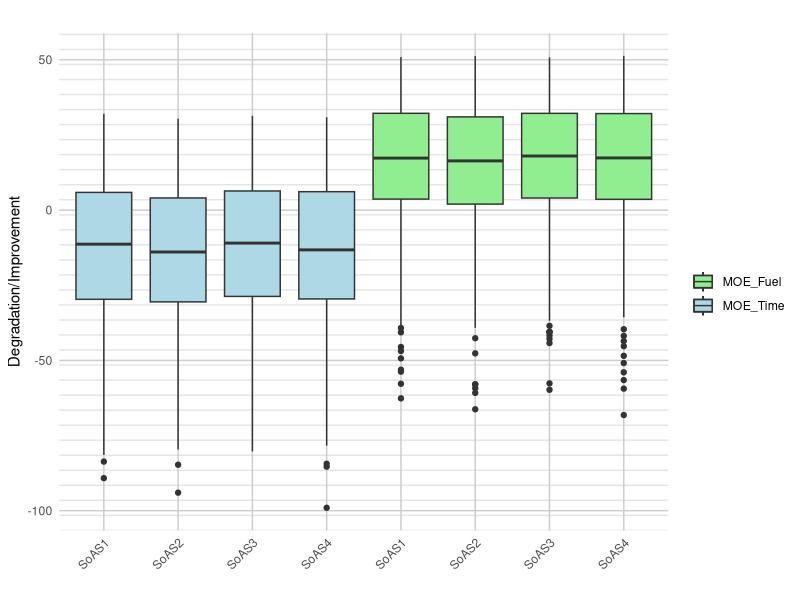
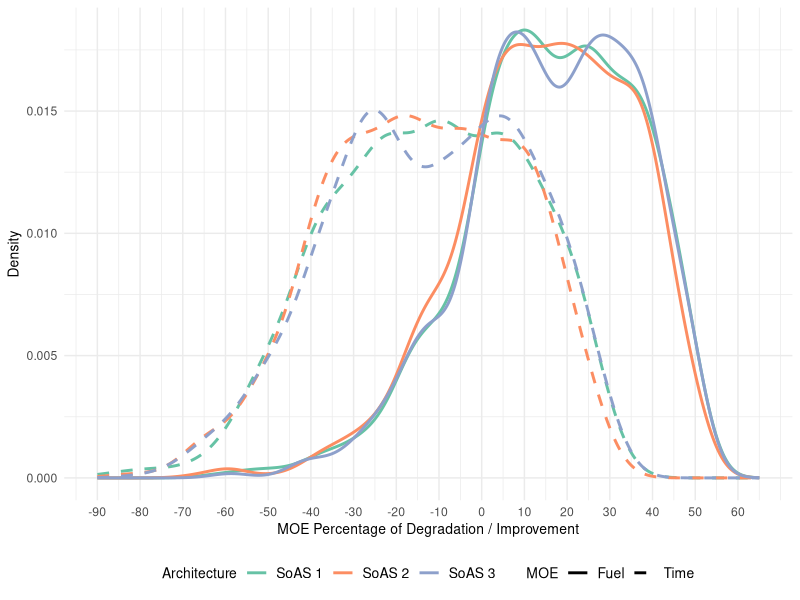
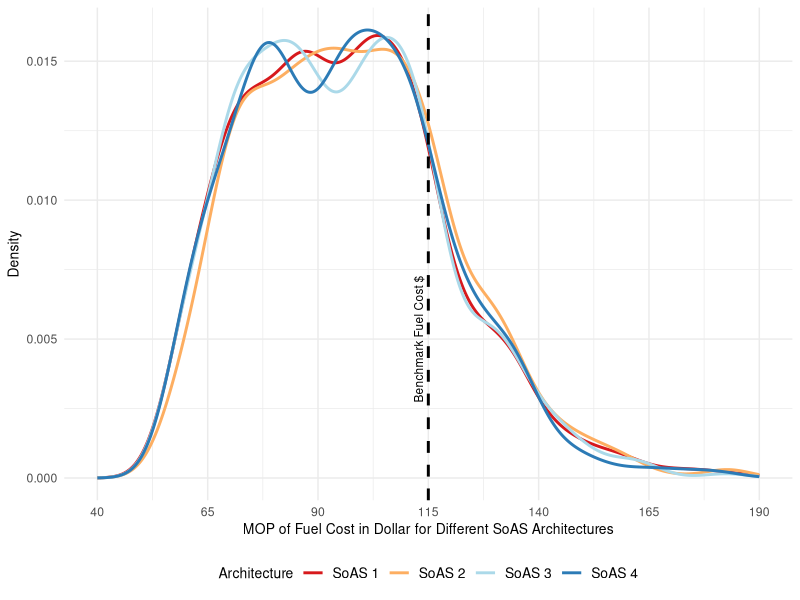
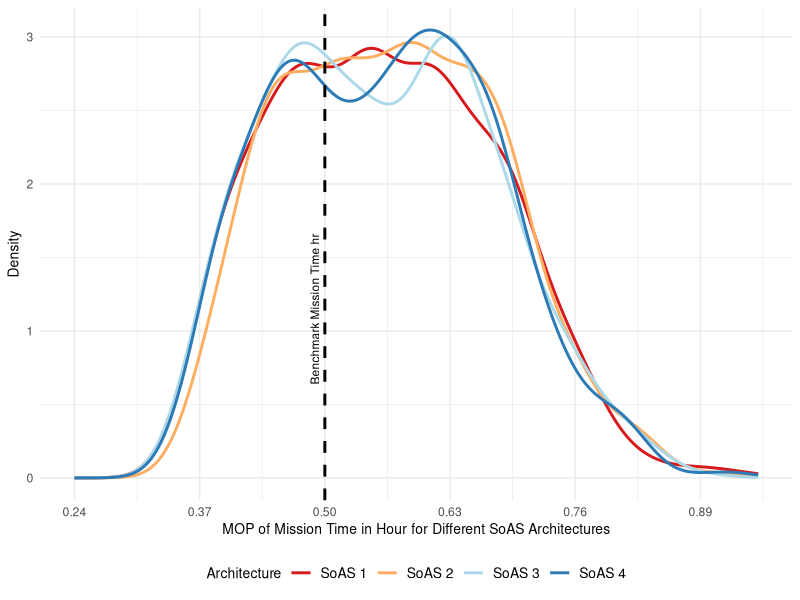

The R script that drew these images, in order: (Note: this script raises an error after producing the figures.)
# Required libraries

library("dplyr")
library("readr")
library("ggplot2")
library("caret")
library("tidyr")
###############################################################################
# Reading datasets

SoAS1 <- read.csv("SoAS1 data.csv")
SoAS2 <- read.csv("SoAS2 data.csv")
SoAS3 <- read.csv("SoAS3 data.csv")
SoAS4 <- read.csv("SoAS4 data.csv")


###############################################################################
# Preprocessing

# Unifying column names across all LoA architectures
names(SoAS1) <- c("MOE_Cost", "com_post_time_to_get_info", "com_post_process_time",
                 "sat_rec_time", "sat_send_time", "target_dist_base", "target_dist_path",
                 "env_precipitation", "env_wind_s", 
                 "h_analys_t", "h_rescue_in_region_t", "h_t_hos", "h_t_prepare", "h_t_reg", 
                 "lap_analys_t",
                 "MOE_Fuel", "MOE_Time",
                 "MOP_fuel_resc", "MOP_time_resc", "MOP_fuel_srch", "MOP_time_srch",
                 "MOP_fuel_cost", "MOP_mission_time",
                 "uav_cond_cruise_s", "uav_cond_max_s", "uav_srch_t", "uav_t_prepare", "uav_t_reg", 
                 "camera_delay", "cam_transparency", 
                 "uav_wireless_delay")

names(SoAS2) <- c("MOE_Cost", "com_post_time_to_get_info", "com_post_process_time",
                 "sat_rec_time", "sat_send_time", "target_dist_base", "target_dist_path",
                 "env_precipitation", "env_wind_s", 
                 "h_analys_t", "h_rescue_in_region_t", "h_t_hos", "h_t_prepare", "h_t_reg", 
                 "lap_analys_t",
                 "MOE_Fuel", "MOE_Time",
                 "MOP_fuel_resc", "MOP_time_resc", "MOP_fuel_srch", "MOP_time_srch",
                 "MOP_fuel_cost", "MOP_mission_time",
                 "uav_cond_cruise_s", "uav_cond_max_s", "uav_srch_t", "uav_t_prepare", "uav_t_reg", 
                 "camera_delay", "cam_transparency", 
                 "nav_accuracy")

names(SoAS3) <- c("MOE_Cost", "com_post_time_to_get_info", "com_post_process_time",
                 "sat_rec_time", "sat_send_time", "target_dist_base", "target_dist_path",
                 "env_precipitation", "env_wind_s", 
                 "h_analys_t", "h_rescue_in_region_t", "h_t_hos", "h_t_prepare", "h_t_reg", 
                 "lap_conf_t",
                 "MOE_Fuel", "MOE_Time",
                 "MOP_fuel_resc", "MOP_time_resc", "MOP_fuel_srch", "MOP_time_srch",
                 "MOP_fuel_cost", "MOP_mission_time",
                 "uav_cond_cruise_s", "uav_cond_max_s", "uav_srch_t", "uav_t_prepare", "uav_t_reg", 
                 "cam_transparency", "onboard_analy_t", "onboard_img_accuracy", "onboard_trans_delay",
                 "nav_accuracy")

names(SoAS4) <- c("MOE_Cost", "com_post_time_to_get_info", "com_post_process_time",
                 "sat_rec_time", "sat_send_time", "target_dist_base", "target_dist_path",
                 "env_precipitation", "env_wind_s", 
                 "h_analys_t", "h_rescue_in_region_t", "h_t_hos", "h_t_prepare", "h_t_reg", 
                 "MOE_Fuel", "MOE_Time",
                 "MOP_fuel_resc", "MOP_time_resc", "MOP_fuel_srch", "MOP_time_srch",
                 "MOP_fuel_cost", "MOP_mission_time",
                 "uav_cond_cruise_s", "uav_cond_max_s", "uav_srch_t", "uav_t_prepare", "uav_t_reg", 
                 "cam_transparency", "onboard_analy_t", "onboard_img_accuracy",
                 "nav_accuracy")


# Box Plot to understand MOEs' ranges and how MOEs are impacted in different LoA architectures
ggplot() +
  geom_boxplot(data = SoAS1, aes(x = factor(1), y = MOE_Time, fill = "MOE_Time")) +
  geom_boxplot(data = SoAS2, aes(x = factor(2), y = MOE_Time, fill = "MOE_Time")) +
  geom_boxplot(data = SoAS3, aes(x = factor(3), y = MOE_Time, fill = "MOE_Time")) +
  geom_boxplot(data = SoAS4, aes(x = factor(4), y = MOE_Time, fill = "MOE_Time")) +
  geom_boxplot(data = SoAS1, aes(x = factor(5), y = MOE_Fuel, fill = "MOE_Fuel")) +
  geom_boxplot(data = SoAS2, aes(x = factor(6), y = MOE_Fuel, fill = "MOE_Fuel")) +
  geom_boxplot(data = SoAS3, aes(x = factor(7), y = MOE_Fuel, fill = "MOE_Fuel")) +
  geom_boxplot(data = SoAS4, aes(x = factor(8), y = MOE_Fuel, fill = "MOE_Fuel")) +
  scale_x_discrete(labels = c("SoAS1", "SoAS2", "SoAS3", "SoAS4", 
                              "SoAS1", "SoAS2", "SoAS3", "SoAS4")) +
  scale_fill_manual(values = c("MOE_Time" = "lightblue", "MOE_Fuel" = "lightgreen"), name = "") +
  labs(title = "",
       x = "", y = "Degradation/Improvement") +
  theme_minimal() +
  theme(axis.text.x = element_text(angle = 45, hjust = 1),
        panel.grid.major = element_line(color = "grey80"),
        panel.grid.minor = element_line(color = "grey90", linewidth = 0.5)) +
  theme(panel.grid.minor.x = element_line(color = "grey90", linewidth = 0.5),
        panel.grid.minor.y = element_line(color = "grey90", linewidth = 0.5)) +
  expand_limits(y = c(min(SoAS1$MOE_Time, SoAS2$MOE_Time,
                          SoAS3$MOE_Time, SoAS4$MOE_Time,
                          SoAS1$MOE_Fuel, SoAS2$MOE_Fuel,
                          SoAS3$MOE_Fuel, SoAS4$MOE_Fuel),
                      max(SoAS1$MOE_Fuel, SoAS2$MOE_Fuel,
                          SoAS3$MOE_Fuel, SoAS4$MOE_Fuel,
                          SoAS1$MOE_Fuel, SoAS2$MOE_Fuel,
                          SoAS3$MOE_Fuel, SoAS4$MOE_Fuel))) +
  scale_y_continuous(minor_breaks = function(y) seq(min(y), max(y), by = 5))


# Tradeoff of 4 LoA architectures
dataset1 <- data.frame(fuel = SoAS1$MOE_Fuel, time = SoAS1$MOE_Time, group = "SoAS 1")
dataset2 <- data.frame(fuel = SoAS2$MOE_Fuel, time = SoAS2$MOE_Time, group = "SoAS 2")
dataset3 <- data.frame(fuel = SoAS3$MOE_Fuel, time = SoAS3$MOE_Time, group = "SoAS 3")
dataset4 <- data.frame(fuel = SoAS4$MOE_Fuel, time = SoAS4$MOE_Time, group = "SoAS 4")

# Combine and reshape data into long format
combined_data <- rbind(dataset1, dataset2, dataset3)
long_data <- pivot_longer(combined_data, cols = c(fuel, time), names_to = "variable", values_to = "value")

# Plot combined density plot with simplified legend and custom scales
ggplot(long_data, aes(x = value, color = group, linetype = variable)) +
  # geom_density(size = 1, alpha = 1) +
  geom_line(stat = "density", size = 1, alpha = 1) +
  scale_color_brewer(palette = "Set2", name = "Architecture") +  # Simplify color legend
  scale_linetype_manual(
    values = c(time = "dashed", fuel = "solid"),
    name = "MOE",
    labels = c("Fuel", "Time")
  ) +
  scale_x_continuous(
    breaks = seq(-90, 65, by = 10),  # Add more ticks on x-axis
    limits = c(-90, 65)  # Set x-axis limits explicitly if needed
  ) +
  # scale_y_continuous(
  #   breaks = NULL  # Remove y-axis numbers
  # ) +
  labs(
    x = "MOE Percentage of Degradation / Improvement",
    y = "Density",  # Remove y-axis label
    color = "Architecture",
    linetype = "MOE"
  ) +
  theme_minimal() +
  theme(
    legend.position = "bottom",
    axis.ticks.y = element_blank(),  # Remove y-axis ticks
    axis.title.y = element_text(size = 10),
    axis.title.x = element_text(size = 10),
    legend.title = element_text(size = 10),
    legend.text = element_text(size = 10)
  )



# Create datasets for each LoA with the MOP_Fuel parameter
dataset1 <- data.frame(fuel = SoAS1$MOP_fuel_cost, group = "SoAS 1")
dataset2 <- data.frame(fuel = SoAS2$MOP_fuel_cost, group = "SoAS 2")
dataset3 <- data.frame(fuel = SoAS3$MOP_fuel_cost, group = "SoAS 3")
dataset4 <- data.frame(fuel = SoAS4$MOP_fuel_cost, group = "SoAS 4")

# Combine all datasets into one
combined_data <- rbind(dataset1, dataset2, dataset3, dataset4)

ggplot(combined_data, aes(x = fuel, color = group, group = group)) +
  geom_line(stat = "density", size = 1, alpha = 1) +  # Specify y-values as density
  geom_vline(
    xintercept = 115, 
    linetype = "dashed", 
    color = "black", 
    size = 1
  ) +  # Add benchmark vertical line
  annotate("text", x = 115, y = 0.005, label = "Benchmark Fuel Cost $", color = "black", size = 3, angle = 90, vjust = -0.6) +  # Label for benchmark line
  scale_color_brewer(palette = "RdYlBu", name = "Architecture") +  # Simplify color legend
  scale_x_continuous(
    limits = c(40, 190),  # Extend x-axis limits
    breaks = seq(40, 190, by = 25)  # Add breaks for better readability
  ) +
  labs(
    x = "MOP of Fuel Cost in Dollar for Different SoAS Architectures",
    y = "Density",
    color = "Architecture"
  ) +
  theme_minimal() +
  theme(
    legend.position = "bottom",
    axis.ticks.y = element_blank(),  # Remove y-axis ticks
    axis.title.y = element_text(size = 10),
    axis.title.x = element_text(size = 10),
    legend.title = element_text(size = 10),
    legend.text = element_text(size = 10)
  )


# Create datasets for each LoA with the MOP_mission_time parameter
dataset1 <- data.frame(fuel = SoAS1$MOP_mission_time, group = "SoAS 1")
dataset2 <- data.frame(fuel = SoAS2$MOP_mission_time, group = "SoAS 2")
dataset3 <- data.frame(fuel = SoAS3$MOP_mission_time, group = "SoAS 3")
dataset4 <- data.frame(fuel = SoAS4$MOP_mission_time, group = "SoAS 4")

# Combine all datasets into one
combined_data <- rbind(dataset1, dataset2, dataset3, dataset4)

ggplot(combined_data, aes(x = fuel, color = group, group = group)) +
  geom_line(stat = "density", size = 1, alpha = 1) +  # Specify y-values as density
  geom_vline(
    xintercept = 0.5, 
    linetype = "dashed", 
    color = "black", 
    size = 1
  ) +  # Add benchmark vertical line
  annotate("text", x = 0.5, y = 1.15, label = "Benchmark Mission Time hr", color = "black", size = 3, angle = 90, vjust = -0.6) +  # Label for benchmark line
  scale_color_brewer(palette = "RdYlBu", name = "Architecture") +  # Simplify color legend
  scale_x_continuous(
    limits = c(0.24, 0.95),  # Extend x-axis limits
    breaks = seq(0.24, 0.95, by = 0.13)  # Add breaks for better readability
  ) +
  labs(
    x = "MOP of Mission Time in Hour for Different SoAS Architectures",
    y = "Density",
    color = "Architecture"
  ) +
  theme_minimal() +
  theme(
    legend.position = "bottom",
    axis.ticks.y = element_blank(),  # Remove y-axis ticks
    axis.title.y = element_text(size = 10),
    axis.title.x = element_text(size = 10),
    legend.title = element_text(size = 10),
    legend.text = element_text(size = 10)
  )




# Weights
weights <- data.frame(MOE_Fuel=0.45, MOE_Time=0.45, MOE_Cost=0.1)
rownames(weights) <- "Weight"


# Normalization
SoAS1$wt_metric <- ((SoAS1$MOE_Fuel - min(SoAS1$MOE_Fuel))/(max(SoAS1$MOE_Fuel)-min(SoAS1$MOE_Fuel)))*weights[1,1] + 
  ((SoAS1$MOE_Time - min(SoAS1$MOE_Time))/(max(SoAS1$MOE_Time)-min(SoAS1$MOE_Time)))*weights[1,2] +
  ((SoAS1$MOE_Cost - 0)/(100-0))*weights[1,3]

SoAS2$wt_metric <- ((SoAS2$MOE_Fuel - min(SoAS2$MOE_Fuel))/(max(SoAS2$MOE_Fuel)-min(SoAS2$MOE_Fuel)))*weights[1,1] + 
  ((SoAS2$MOE_Time - min(SoAS2$MOE_Time))/(max(SoAS2$MOE_Time)-min(SoAS2$MOE_Time)))*weights[1,2] +
  ((SoAS2$MOE_Cost - 0)/(100-0))*weights[1,3]

SoAS3$wt_metric <- ((SoAS3$MOE_Fuel - min(SoAS3$MOE_Fuel))/(max(SoAS3$MOE_Fuel)-min(SoAS3$MOE_Fuel)))*weights[1,1] + 
  ((SoAS3$MOE_Time - min(SoAS3$MOE_Time))/(max(SoAS3$MOE_Time)-min(SoAS3$MOE_Time)))*weights[1,2] +
  ((SoAS3$MOE_Cost - 0)/(100-0))*weights[1,3]

SoAS4$wt_metric <- ((SoAS4$MOE_Fuel - min(SoAS4$MOE_Fuel))/(max(SoAS4$MOE_Fuel)-min(SoAS4$MOE_Fuel)))*weights[1,1] + 
  ((SoAS4$MOE_Time - min(SoAS4$MOE_Time))/(max(SoAS4$MOE_Time)-min(SoAS4$MOE_Time)))*weights[1,2] +
  ((SoAS4$MOE_Cost - 0)/(100-0))*weights[1,3]


###############################################################################
# Implementing ML for the wt_metric to obtain BN nodes

ctrl = trainControl(method="cv", number=10)
methods <- c("lm", "pls", "knn", "svmRadial", "rf", "gbm")

# Saving the top 3 predictors for each LoA architecture
BN_nodes <- data.frame(matrix(0,nrow = 9, ncol = 4))
names(BN_nodes) <- c("SoAS1", "SoAS2", "SoAS3", "SoAS4")
rownames(BN_nodes) <- c("Best Model", "Metric1", "Metric2", "Metric3", "Metric4", "Metric5", "Metric6", "Metric7", "Metric8")



# SoAS1
set.seed(100)
trainingrows <- createDataPartition(SoAS1[,32], p = 0.70, list = FALSE)
training <- SoAS1[trainingrows, c(6:9,15,24:25,27,29:31,32)]
testing <- SoAS1[-trainingrows, c(6:9,15,24:25,27,29:31,32)]


# ML models
# Create a list to store PR values for each model
pr_values <- list()

for (method in methods) {
  set.seed(100)
  
  if (method == "lm") {
    # Linear Regression
    model <- train(wt_metric ~ ., data = training, method = method, trControl = ctrl, na.action = na.exclude)
  } else if (method == "pls") {
    # Partial Least Squares
    model <- train(wt_metric ~ ., data = training, method = method, tuneLength = 25, trControl = ctrl, na.action = na.exclude)
  } else if (method == "knn") {
    # k-Nearest Neighbors
    model <- train(wt_metric ~ ., data = training, method = method, tuneLength = 10, trControl = ctrl, na.action = na.exclude)
  } else if (method == "svmRadial") {
    # SVM Radial
    model <- train(wt_metric ~ ., data = training, method = method, tuneLength = 10, trControl = ctrl, na.action = na.exclude)
  } else if (method == "rf") {
    # Random Forest
    rfGrid <- expand.grid(mtry = c(4, 6, 8, 10))
    model <- train(wt_metric ~ ., data = training, method = method, ntree = 2000, tuneGrid = rfGrid, trControl = ctrl, na.action = na.exclude)
  } else if (method == "gbm") {
    # Boosted Trees
    gbmGrid <- expand.grid(interaction.depth = seq(1, 11, by = 3), n.trees = seq(100, 2000, by = 100), shrinkage = c(0.01, 0.1))
    gbmGrid$n.minobsinnode <- FALSE
    model <- train(wt_metric ~ ., data = training, method = method, tuneGrid = gbmGrid, trControl = ctrl, verbose = FALSE, na.action = na.exclude)
  }
  
  # Make predictions and calculate performance metrics
  pred <- predict(model, newdata = testing[, 1:11])
  PR <- postResample(pred = pred, obs = testing[, 12])
  # Store PR values in the list
  pr_values[[method]] <- PR
}

# Comparisons
RSquareds <- c(pr_values$lm[2], pr_values$pls[2], pr_values$knn[2], pr_values$svmRadial[2], pr_values$rf[2], pr_values$gbm[2])
RMSEs <- c(pr_values$lm[1], pr_values$pls[1], pr_values$knn[1], pr_values$svmRadial[1], pr_values$rf[1], pr_values$gbm[1])
Models <- c("Linear Regression", "PLS", "KNN", "SVM", 
            "Random Forest", "Boosted Trees") 
compare_models <- data.frame(Models, RSquareds, RMSEs)
compare_models <- compare_models[order(compare_models$RMSEs),]



# Important features
BN_nodes[1,1] <- "Boosted Trees"
method = "gbm"
model <- train(wt_metric ~ ., data = training, method = method, tuneGrid = gbmGrid, trControl = ctrl, verbose = FALSE, na.action = na.exclude)

# b <- varImp(model)$importance
# b <- data.frame(names = row.names(b), b)
# b <- b[order(-b$Overall),]
b <- summary(model)$var

BN_nodes[2:9,1] <- b[1:8]


# pr_values$gbm[1] <- 0.04
# pr_values$lm[1] <- 0.08
# pr_values$pls[1] <- 0.12
# pr_values$rf[1] <- 0.18
# pr_values$svmRadial[1] <- 0.25
# pr_values$knn[1] <- 0.30
# RMSEs <- c(pr_values$lm[1], pr_values$pls[1], pr_values$knn[1], pr_values$svmRadial[1], pr_values$rf[1], pr_values$gbm[1])
# compare_models <- data.frame(Models, RSquareds, RMSEs)
# compare_models <- compare_models[order(compare_models$RMSEs),]
# 
# ggplot(compare_models, aes(x=reorder(Models, -RMSEs), y=RMSEs)) +
  # ggtitle("") +
  # xlab("") + ylab("RMSE") +
  # theme(axis.text.x = element_text(angle = 45, hjust=1)) +
  # geom_segment( aes(x=reorder(Models, -RMSEs), xend=reorder(Models, -RMSEs),
  #                   y=0, yend=RMSEs), size = 15, color = "steelblue") +
  # geom_text(aes(label=round(RMSEs, digits = 4)), vjust=0.90, color="white",
  #           size=3.5)





# SoAS2
set.seed(100)
trainingrows <- createDataPartition(SoAS2[,32], p = 0.70, list = FALSE)
training <- SoAS2[trainingrows, c(6:9,15,24:25,27,29:31,32)]
testing <- SoAS2[-trainingrows, c(6:9,15,24:25,27,29:31,32)]


# Create a list to store PR values for each model
pr_values <- list()

for (method in methods) {
  set.seed(100)
  
  if (method == "lm") {
    # Linear Regression
    model <- train(wt_metric ~ ., data = training, method = method, trControl = ctrl, na.action = na.exclude)
  } else if (method == "pls") {
    # Partial Least Squares
    model <- train(wt_metric ~ ., data = training, method = method, tuneLength = 25, trControl = ctrl, na.action = na.exclude)
  } else if (method == "knn") {
    # k-Nearest Neighbors
    model <- train(wt_metric ~ ., data = training, method = method, tuneLength = 10, trControl = ctrl, na.action = na.exclude)
  } else if (method == "svmRadial") {
    # SVM Radial
    model <- train(wt_metric ~ ., data = training, method = method, tuneLength = 10, trControl = ctrl, na.action = na.exclude)
  } else if (method == "rf") {
    # Random Forest
    rfGrid <- expand.grid(mtry = c(4, 6, 8, 10))
    model <- train(wt_metric ~ ., data = training, method = method, ntree = 2000, tuneGrid = rfGrid, trControl = ctrl, na.action = na.exclude)
  } else if (method == "gbm") {
    # Boosted Trees
    gbmGrid <- expand.grid(interaction.depth = seq(1, 11, by = 3), n.trees = seq(100, 2000, by = 100), shrinkage = c(0.01, 0.1))
    gbmGrid$n.minobsinnode <- FALSE
    model <- train(wt_metric ~ ., data = training, method = method, tuneGrid = gbmGrid, trControl = ctrl, verbose = FALSE, na.action = na.exclude)
  }
  
  # Make predictions and calculate performance metrics
  pred <- predict(model, newdata = testing[, 1:11])
  PR <- postResample(pred = pred, obs = testing[, 12])
  # Store PR values in the list
  pr_values[[method]] <- PR
}

# Comparisons
RSquareds <- c(pr_values$lm[2], pr_values$pls[2], pr_values$knn[2], pr_values$svmRadial[2], pr_values$rf[2], pr_values$gbm[2])
RMSEs <- c(pr_values$lm[1], pr_values$pls[1], pr_values$knn[1], pr_values$svmRadial[1], pr_values$rf[1], pr_values$gbm[1])
Models <- c("Linear Regression", "PLS", "KNN", "SVM", 
            "Random Forest", "Boosted Trees") 
compare_models <- data.frame(Models, RSquareds, RMSEs)
compare_models <- compare_models[order(compare_models$RMSEs),]



# Important features
BN_nodes[1,2] <- "Boosted Trees"
method = "gbm"
model <- train(wt_metric ~ ., data = training, method = method, tuneGrid = gbmGrid, trControl = ctrl, verbose = FALSE, na.action = na.exclude)

# b <- varImp(model)$importance
# b <- data.frame(names = row.names(b), b)
# b <- b[order(-b$Overall),]
b <- summary(model)$var
BN_nodes[2:9,2] <- b[1:8]






# SoAS3
set.seed(100)
trainingrows <- createDataPartition(SoAS3[,34], p = 0.70, list = FALSE)
training <- SoAS3[trainingrows, c(6:9,15,24:25,27,29:33,34)]
testing <- SoAS3[-trainingrows, c(6:9,15,24:25,27,29:33,34)]


# Create a list to store PR values for each model
pr_values <- list()

for (method in methods) {
  set.seed(100)
  
  if (method == "lm") {
    # Linear Regression
    model <- train(wt_metric ~ ., data = training, method = method, trControl = ctrl, na.action = na.exclude)
  } else if (method == "pls") {
    # Partial Least Squares
    model <- train(wt_metric ~ ., data = training, method = method, tuneLength = 25, trControl = ctrl, na.action = na.exclude)
  } else if (method == "knn") {
    # k-Nearest Neighbors
    model <- train(wt_metric ~ ., data = training, method = method, tuneLength = 10, trControl = ctrl, na.action = na.exclude)
  } else if (method == "svmRadial") {
    # SVM Radial
    model <- train(wt_metric ~ ., data = training, method = method, tuneLength = 10, trControl = ctrl, na.action = na.exclude)
  } else if (method == "rf") {
    # Random Forest
    rfGrid <- expand.grid(mtry = c(4, 6, 8, 10, 12))
    model <- train(wt_metric ~ ., data = training, method = method, ntree = 2000, tuneGrid = rfGrid, trControl = ctrl, na.action = na.exclude)
  } else if (method == "gbm") {
    # Boosted Trees
    gbmGrid <- expand.grid(interaction.depth = seq(1, 11, by = 3), n.trees = seq(100, 2000, by = 100), shrinkage = c(0.01, 0.1))
    gbmGrid$n.minobsinnode <- FALSE
    model <- train(wt_metric ~ ., data = training, method = method, tuneGrid = gbmGrid, trControl = ctrl, verbose = FALSE, na.action = na.exclude)
  }
  
  # Make predictions and calculate performance metrics
  pred <- predict(model, newdata = testing[, 1:13])
  PR <- postResample(pred = pred, obs = testing[, 14])
  # Store PR values in the list
  pr_values[[method]] <- PR
}

# Comparisons
RSquareds <- c(pr_values$lm[2], pr_values$pls[2], pr_values$knn[2], pr_values$svmRadial[2], pr_values$rf[2], pr_values$gbm[2])
RMSEs <- c(pr_values$lm[1], pr_values$pls[1], pr_values$knn[1], pr_values$svmRadial[1], pr_values$rf[1], pr_values$gbm[1])
Models <- c("Linear Regression", "PLS", "KNN", "SVM", 
            "Random Forest", "Boosted Trees") 
compare_models <- data.frame(Models, RSquareds, RMSEs)
compare_models <- compare_models[order(compare_models$RMSEs),]



# Important features
BN_nodes[1,3] <- "Boosted Trees"
method = "gbm"
model <- train(wt_metric ~ ., data = training, method = method, tuneGrid = gbmGrid, trControl = ctrl, verbose = FALSE, na.action = na.exclude)

# b <- varImp(model)$importance
# b <- data.frame(names = row.names(b), b)
# b <- b[order(-b$Overall),]
b <- summary(model)$var
BN_nodes[2:9,3] <- b[1:8]




# SoAS4
set.seed(100)
trainingrows <- createDataPartition(SoAS4[,32], p = 0.70, list = FALSE)
training <- SoAS4[trainingrows, c(6:9,23:24,26,28:31,32)]
testing <- SoAS4[-trainingrows, c(6:9,23:24,26,28:31,32)]


# Create a list to store PR values for each model
pr_values <- list()

for (method in methods) {
  set.seed(100)
  
  if (method == "lm") {
    # Linear Regression
    model <- train(wt_metric ~ ., data = training, method = method, trControl = ctrl, na.action = na.exclude)
  } else if (method == "pls") {
    # Partial Least Squares
    model <- train(wt_metric ~ ., data = training, method = method, tuneLength = 25, trControl = ctrl, na.action = na.exclude)
  } else if (method == "knn") {
    # k-Nearest Neighbors
    model <- train(wt_metric ~ ., data = training, method = method, tuneLength = 10, trControl = ctrl, na.action = na.exclude)
  } else if (method == "svmRadial") {
    # SVM Radial
    model <- train(wt_metric ~ ., data = training, method = method, tuneLength = 10, trControl = ctrl, na.action = na.exclude)
  } else if (method == "rf") {
    # Random Forest
    rfGrid <- expand.grid(mtry = c(4, 6, 8, 10))
    model <- train(wt_metric ~ ., data = training, method = method, ntree = 2000, tuneGrid = rfGrid, trControl = ctrl, na.action = na.exclude)
  } else if (method == "gbm") {
    # Boosted Trees
    gbmGrid <- expand.grid(interaction.depth = seq(1, 11, by = 3), n.trees = seq(100, 2000, by = 100), shrinkage = c(0.01, 0.1))
    gbmGrid$n.minobsinnode <- FALSE
    model <- train(wt_metric ~ ., data = training, method = method, tuneGrid = gbmGrid, trControl = ctrl, verbose = FALSE, na.action = na.exclude)
  }
  
  # Make predictions and calculate performance metrics
  pred <- predict(model, newdata = testing[, 1:11])
  PR <- postResample(pred = pred, obs = testing[, 12])
  # Store PR values in the list
  pr_values[[method]] <- PR
}

# Comparisons
RSquareds <- c(pr_values$lm[2], pr_values$pls[2], pr_values$knn[2], pr_values$svmRadial[2], pr_values$rf[2], pr_values$gbm[2])
RMSEs <- c(pr_values$lm[1], pr_values$pls[1], pr_values$knn[1], pr_values$svmRadial[1], pr_values$rf[1], pr_values$gbm[1])
Models <- c("Linear Regression", "PLS", "KNN", "SVM", 
            "Random Forest", "Boosted Trees") 
compare_models <- data.frame(Models, RSquareds, RMSEs)
compare_models <- compare_models[order(compare_models$RMSEs),]



# Important features
BN_nodes[1,4] <- "Boosted Trees"
method = "gbm"
model <- train(wt_metric ~ ., data = training, method = method, tuneGrid = gbmGrid, trControl = ctrl, verbose = FALSE, na.action = na.exclude)

# b <- varImp(model)$importance
# b <- data.frame(names = row.names(b), b)
# b <- b[order(-b$Overall),]
b <- summary(model)$var
BN_nodes[2:9,4] <- b[1:8]


# Saving the table of BN_nodes
BN_nodes_1 <- as.matrix(BN_nodes)
write.csv(BN_nodes_1, "BN_nodes_1.csv", quote = FALSE, row.names = TRUE)


###############################################################################
# Unifying datasets

additional_cols <- c("MOE_Fuel", "MOE_Time", "wt_metric")


# Define a function to extract relevant columns from each dataset
extract_columns <- function(dataset, predictors, additional_cols) {
  # Combine predictors and additional columns
  all_columns <- unique(c(predictors, additional_cols))
  dataset %>%
    select(all_of(all_columns))
}



# Create a unified dataset
BN_Data <- lapply(names(BN_nodes[2:9,]), function(dataset_name) {
  dataset <- get(dataset_name)  # Get the dataset by name
  predictors <- BN_nodes[2:9,][[dataset_name]]  # Get predictors for the dataset
  
  # Extract relevant columns
  extracted <- extract_columns(dataset, predictors, additional_cols)
  
  # Add a column to identify the dataset source
  extracted <- extracted %>%
    mutate(Dataset = dataset_name)
  
  return(extracted)
}) %>%
  bind_rows()


# Saving the initial BN_Data
BN_Data_1 <- as.matrix(BN_Data)
write.csv(BN_Data_1, "BN_Data_1.csv", quote = FALSE, row.names = FALSE)


###############################################################################
# Creating categories for BN
# BN_Data <- read.csv("BN_Data_1.csv")
g <- BN_Data

# Define the labels for the categories
labels <- c("very_low", "low", "medium", "high")
num_intervals <- 4



hist(g$uav_cond_cruise_s)
breaks <- seq(from = min(g$uav_cond_cruise_s, na.rm = TRUE), to = max(g$uav_cond_cruise_s, na.rm = TRUE), length.out = num_intervals + 1)
g$uav_cond_cruise_s <- cut(g$uav_cond_cruise_s, breaks = breaks, include.lowest = TRUE, labels = labels, right = TRUE)
g$uav_cond_cruise_s <- as.character(g$uav_cond_cruise_s)
any(is.na(g$uav_cond_cruise_s))
g$uav_cond_cruise_s[is.na(g$uav_cond_cruise_s)] <- "No_Impact"

hist(g$nav_accuracy)
breaks <- seq(from = min(g$nav_accuracy, na.rm = TRUE), to = max(g$nav_accuracy, na.rm = TRUE), length.out = num_intervals + 1)
g$nav_accuracy <- cut(g$nav_accuracy, breaks = breaks, include.lowest = TRUE, labels = labels, right = TRUE)
g$nav_accuracy <- as.character(g$nav_accuracy)
any(is.na(g$nav_accuracy))
g$nav_accuracy[is.na(g$nav_accuracy)] <- "No_Impact"

hist(g$cam_transparency)
breaks <- seq(from = min(g$cam_transparency, na.rm = TRUE), to = max(g$cam_transparency, na.rm = TRUE), length.out = num_intervals + 1)
g$cam_transparency <- cut(g$cam_transparency, breaks = breaks, include.lowest = TRUE, labels = labels, right = TRUE)
g$cam_transparency <- as.character(g$cam_transparency)
any(is.na(g$cam_transparency))
g$cam_transparency[is.na(g$cam_transparency)] <- "No_Impact"

hist(g$onboard_trans_delay)
breaks <- seq(from = min(g$onboard_trans_delay, na.rm = TRUE), to = max(g$onboard_trans_delay, na.rm = TRUE), length.out = num_intervals + 1)
g$onboard_trans_delay <- cut(g$onboard_trans_delay, breaks = breaks, include.lowest = TRUE, labels = labels, right = TRUE)
g$onboard_trans_delay <- as.character(g$onboard_trans_delay)
any(is.na(g$onboard_trans_delay))
g$onboard_trans_delay[is.na(g$onboard_trans_delay)] <- "No_Impact"

hist(g$camera_delay)
breaks <- seq(from = min(g$camera_delay, na.rm = TRUE), to = max(g$camera_delay, na.rm = TRUE), length.out = num_intervals + 1)
g$camera_delay <- cut(g$camera_delay, breaks = breaks, include.lowest = TRUE, labels = labels, right = TRUE)
g$camera_delay <- as.character(g$camera_delay)
any(is.na(g$camera_delay))
g$camera_delay[is.na(g$camera_delay)] <- "No_Impact"

hist(g$lap_analys_t)
breaks <- seq(from = min(g$lap_analys_t, na.rm = TRUE), to = max(g$lap_analys_t, na.rm = TRUE), length.out = num_intervals + 1)
g$lap_analys_t <- cut(g$lap_analys_t, breaks = breaks, include.lowest = TRUE, labels = labels, right = TRUE)
g$lap_analys_t <- as.character(g$lap_analys_t)
any(is.na(g$lap_analys_t))
g$lap_analys_t[is.na(g$lap_analys_t)] <- "No_Impact"

# hist(g$lap_conf_t)
# breaks <- seq(from = min(g$lap_conf_t, na.rm = TRUE), to = max(g$lap_conf_t, na.rm = TRUE), length.out = num_intervals + 1)
# g$lap_conf_t <- cut(g$lap_conf_t, breaks = breaks, include.lowest = TRUE, labels = labels, right = TRUE)
# g$lap_conf_t <- as.character(g$lap_conf_t)
# any(is.na(g$lap_conf_t))
# g$lap_conf_t[is.na(g$lap_conf_t)] <- "No_Impact"

hist(g$uav_t_prepare)
breaks <- seq(from = min(g$uav_t_prepare, na.rm = TRUE), to = max(g$uav_t_prepare, na.rm = TRUE), length.out = num_intervals + 1)
g$uav_t_prepare <- cut(g$uav_t_prepare, breaks = breaks, include.lowest = TRUE, labels = labels, right = TRUE)
g$uav_t_prepare <- as.character(g$uav_t_prepare)
any(is.na(g$uav_t_prepare))
g$uav_t_prepare[is.na(g$uav_t_prepare)] <- "No_Impact"

# hist(g$onboard_img_accuracy)
# breaks <- seq(from = min(g$onboard_img_accuracy, na.rm = TRUE), to = max(g$onboard_img_accuracy, na.rm = TRUE), length.out = num_intervals + 1)
# g$onboard_img_accuracy <- cut(g$onboard_img_accuracy, breaks = breaks, include.lowest = TRUE, labels = labels, right = TRUE)
# g$onboard_img_accuracy <- as.character(g$onboard_img_accuracy)
# any(is.na(g$onboard_img_accuracy))
# g$onboard_img_accuracy[is.na(g$onboard_img_accuracy)] <- "No_Impact"

hist(g$onboard_analy_t)
breaks <- seq(from = min(g$onboard_analy_t, na.rm = TRUE), to = max(g$onboard_analy_t, na.rm = TRUE), length.out = num_intervals + 1)
g$onboard_analy_t <- cut(g$onboard_analy_t, breaks = breaks, include.lowest = TRUE, labels = labels, right = TRUE)
g$onboard_analy_t <- as.character(g$onboard_analy_t)
any(is.na(g$onboard_analy_t))
g$onboard_analy_t[is.na(g$onboard_analy_t)] <- "No_Impact"

hist(g$target_dist_base)
breaks <- seq(from = min(g$target_dist_base, na.rm = TRUE), to = max(g$target_dist_base, na.rm = TRUE), length.out = num_intervals + 1)
g$target_dist_base <- cut(g$target_dist_base, breaks = breaks, include.lowest = TRUE, labels = labels, right = TRUE)
g$target_dist_base <- as.character(g$target_dist_base)
any(is.na(g$target_dist_base))

hist(g$target_dist_path)
breaks <- seq(from = min(g$target_dist_path, na.rm = TRUE), to = max(g$target_dist_path, na.rm = TRUE), length.out = num_intervals + 1)
g$target_dist_path <- cut(g$target_dist_path, breaks = breaks, include.lowest = TRUE, labels = labels, right = TRUE)
g$target_dist_path <- as.character(g$target_dist_path)
any(is.na(g$target_dist_path))

hist(g$env_precipitation)
breaks <- seq(from = min(g$env_precipitation, na.rm = TRUE), to = max(g$env_precipitation, na.rm = TRUE), length.out = num_intervals + 1)
g$env_precipitation <- cut(g$env_precipitation, breaks = breaks, include.lowest = TRUE, labels = labels, right = TRUE)
g$env_precipitation <- as.character(g$env_precipitation)
any(is.na(g$env_precipitation))

hist(g$env_wind_s)
breaks <- seq(from = min(g$env_wind_s, na.rm = TRUE), to = max(g$env_wind_s, na.rm = TRUE), length.out = num_intervals + 1)
g$env_wind_s <- cut(g$env_wind_s, breaks = breaks, include.lowest = TRUE, labels = labels, right = TRUE)
g$env_wind_s <- as.character(g$env_wind_s)
any(is.na(g$env_wind_s))


F <- 0
T <- 0
C <- 100
fmin <- min(g$MOE_Fuel)
fmax <- max(g$MOE_Fuel)
tmin <- min(g$MOE_Time)
tmax <- max(g$MOE_Time)
zero_point <- (((F-fmin)/(fmax-fmin))*weights[1,1])+(((T-tmin)/(tmax-tmin))*weights[1,2])+((C/100)*weights[1,3])

groups <- c("High_Degradation", "Slight_Degradation", "Slight_Improvement", "High_Improvement")

hist(g$wt_metric)
breaks <- c(0, 
            (zero_point-0)/2, 
            zero_point, 
            zero_point+((1-zero_point)/2),
            1)
g$wt_metric <- cut(g$wt_metric, breaks = breaks, include.lowest = TRUE, labels = groups, right = FALSE)
g$wt_metric <- as.character(g$wt_metric)
any(is.na(g$wt_metric))


hist(g$MOE_Fuel)
breaks <- c(min(g$MOE_Fuel, na.rm = TRUE), -20, 0, 20, max(g$MOE_Fuel, na.rm = TRUE))
g$MOE_Fuel <- cut(g$MOE_Fuel, breaks = breaks, include.lowest = TRUE, labels = groups, right = TRUE)
g$MOE_Fuel <- as.character(g$MOE_Fuel)
any(is.na(g$MOE_Fuel))


hist(g$MOE_Time)
breaks <- c(min(g$MOE_Time, na.rm = TRUE), -20, 0, 10, max(g$MOE_Time, na.rm = TRUE))
g$MOE_Time <- cut(g$MOE_Time, breaks = breaks, include.lowest = TRUE, labels = groups, right = TRUE)
g$MOE_Time <- as.character(g$MOE_Time)
any(is.na(g$MOE_Time))

colnames(g)[colnames(g) == "Dataset"] <- "Architecture"



###############################################################################
# Writing the new dataset for BN
g <- as.matrix(g)
write.csv(g, "BN_Data.csv", quote = FALSE, row.names = FALSE)
